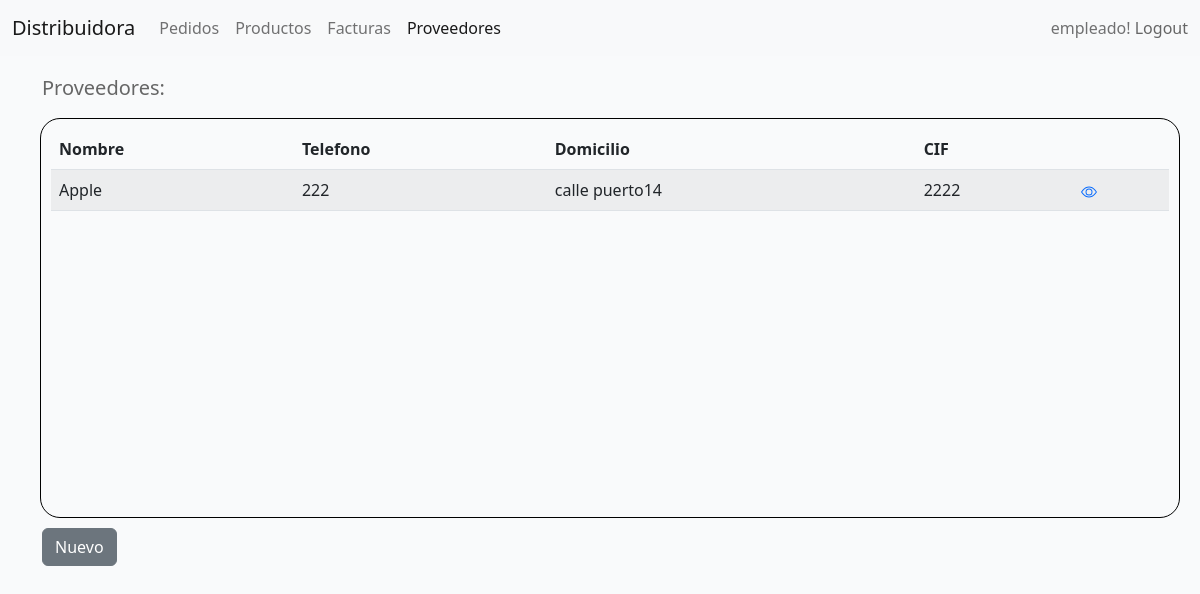
The app's page /proveedores/ (signed in) with its own data.
### distribuidora_app/models.py (models this page shows, shortened)
class BasicModel(models.Model):
    id=models.AutoField(primary_key= True)
    state = models.BooleanField('Estado', default=True)
    created_date= models.DateField('Fecha de creación',auto_now=False, auto_now_add=True)
    modified_date= models.DateField('Fecha de modificación',auto_now=True, auto_now_add=False)
    deleted_date= models.DateField('Fecha de eliminación',auto_now=True, auto_now_add=False)
    class Meta:
        abstract = True
        verbose_name='Modelo Base'
        verbose_name_plural='Modelos Base'

class ProveedorModel(BasicModel):
    name= models.CharField(verbose_name='Nombre',max_length=100,blank=False,null=False)
    domicilio= models.CharField(verbose_name='Domicilio',max_length=200,blank=False,null=False)
    telefono= models.CharField(verbose_name='Telefono',max_length=15,blank=False,null=False)
    cif= models.CharField(verbose_name='CIF',max_length=20,blank=False,null=False)
    observaciones=models.CharField(verbose_name='Notas',max_length=200,blank=True,null=True,default='---')
    class Meta:
        verbose_name= 'Proveedor'
        verbose_name_plural='Proveedores'

### distribuidora_app/views.py (the view, shortened to what this page needs)
# urls.py: path('proveedores/',ProveedoresView.as_view(),name='proveedores'),
class ProveedoresView(View):
    def get (self,request,*args,**kwargs):
        HAS_ACCESS:False
        context={}
        usuario = self.request.user
        if usuario.is_authenticated and usuario.is_active:
            if usuario.is_staff and usuario.has_perm('distribuidora_app.view_proveedormodel'):
                HAS_ACCESS=True
                form=ProveedorForm()
                proveedoresList= ProveedorModel.objects.filter(state=True).all()
                context['HAS_ACCESS']= HAS_ACCESS
                context['proveedores_list']=proveedoresList
                if  usuario.has_perm('distribuidora_app.add_proveedormodel'):
                    context['form']=form
                return render(request,'app/proveedores/proveedores.html',context )
            else:
                return redirect('no_autorizado')
        else:
            return redirect ('landing_home')

### distribuidora_app/templates/app/proveedores/proveedores.html (shortened to what this page needs)
{%extends 'core_template/base_generic.html' %}
{%load static%}
{%block css%}
<link href="{% static 'css/proveedores.css' %}" rel="stylesheet" type="text/css" >
{%endblock%}
{%block content%}
{% if  HAS_ACCESS %}
<div class="container  ">
    <div class="row ">
        <h5>Proveedores:</h5>
        <div class="col col-12 tabla_proveedores ">
            <table class="table table-striped ">
                <thead>
                    <tr>
                        <th>
                            Nombre
                        </th>
                        <th>
                            Telefono
                        </th>
                        <th>
                            Domicilio
                        </th>
                        <th>
                            CIF
                        </th>
                        <th>
                        </th>
                    </tr>
                </thead>
                <tbody>
                    {%if proveedores_list%}
                        {%for proveedor in proveedores_list%}
                    <tr>
                        <td>
                            {{proveedor.name}}
                        </td>
                        <td>
                            {{proveedor.telefono}}
                        </td>
                        <td>
                            {{proveedor.domicilio}}
                        </td>
                        <td>
                            {{proveedor.cif}}
                        </td>
                        <td>
                            <a href="{%url 'proveedor_detalle' proveedor.id%}">
                            </a>
                        </td>
                    </tr>
                        {%endfor%}
                    {%endif%}
                </tbody>
              </table>
        </div>
    </div>
    {%if form%}
<button type="button" class="btn btn-secondary" data-bs-toggle="modal" data-bs-target="#exampleModal">
    Nuevo  </button>
</div>
      {%endif%}
{%endif%}
{%endblock%}

### distribuidora_app/templates/app/nav.html (shortened to what this page needs)
<header>
    <nav class="navbar navbar-expand-lg bg-light">
        <div class="container-fluid">
          <a class="navbar-brand" href="{%url 'home-app'%}">Distribuidora</a>
          <div class="collapse navbar-collapse" id="navbarText">
            <ul class="navbar-nav me-auto mb-2 mb-lg-0">
              {% if perms.distribuidora_app.view_pedidomodel %}
              <li class="nav-item">
                <a class="nav-link {% if request.path == '/pedidos/'  or request.path == '/pedidos_create/'%} active {% endif %}" aria-current="page" href="{%url 'pedidos'%}">Pedidos</a>
              </li>
              {%endif%}
              {% if perms.distribuidora_app.view_productomodel %}
              <li class="nav-item">
                <a class="nav-link {% if request.path == '/productos/' %} active {% endif %} " aria-current="page" href="{%url 'productos'%}">Productos</a>
              </li>
              {%endif%}
              <li class="nav-item">
                <a class="nav-link" href="#">Facturas</a>
              </li>
              {% if request.user.is_staff %}
              {% if perms.distribuidora_app.view_proveedormodel %}
              <li class="nav-item">
                <a class="nav-link {% if request.path == '/proveedores/' %} active {% endif %}" href="{%url 'proveedores'%}">Proveedores</a>
              </li>
              {%endif%}
              {%endif%}
            </ul>
            <span class="navbar-text">
                {{request.user}}!
            </span>
            <span><a class="nav-link" href="{%url 'logout'%}">&nbspLogout</a></span>
          </div>
        </div>
      </nav>
</header>

### distribuidora/static/css/base.css (style rules this page uses)
body { color: #666; background-color:rgba(199, 215, 221, 0.1) ; }

### distribuidora_app/static/css/proveedores.css (style rules this page uses)
.tabla_proveedores { width: 100%; border: 1px solid black; height: 400px; margin: 10px; padding: 10px; overflow-y: scroll; border-radius: 20px; }
.container .row h5 { margin-top: 20px; }

### records on screen
ProveedorModel: name "Apple", telefono "222", domicilio "calle puerto14", cif "2222"

### other values on screen
{{ request.user }} "empleado"
